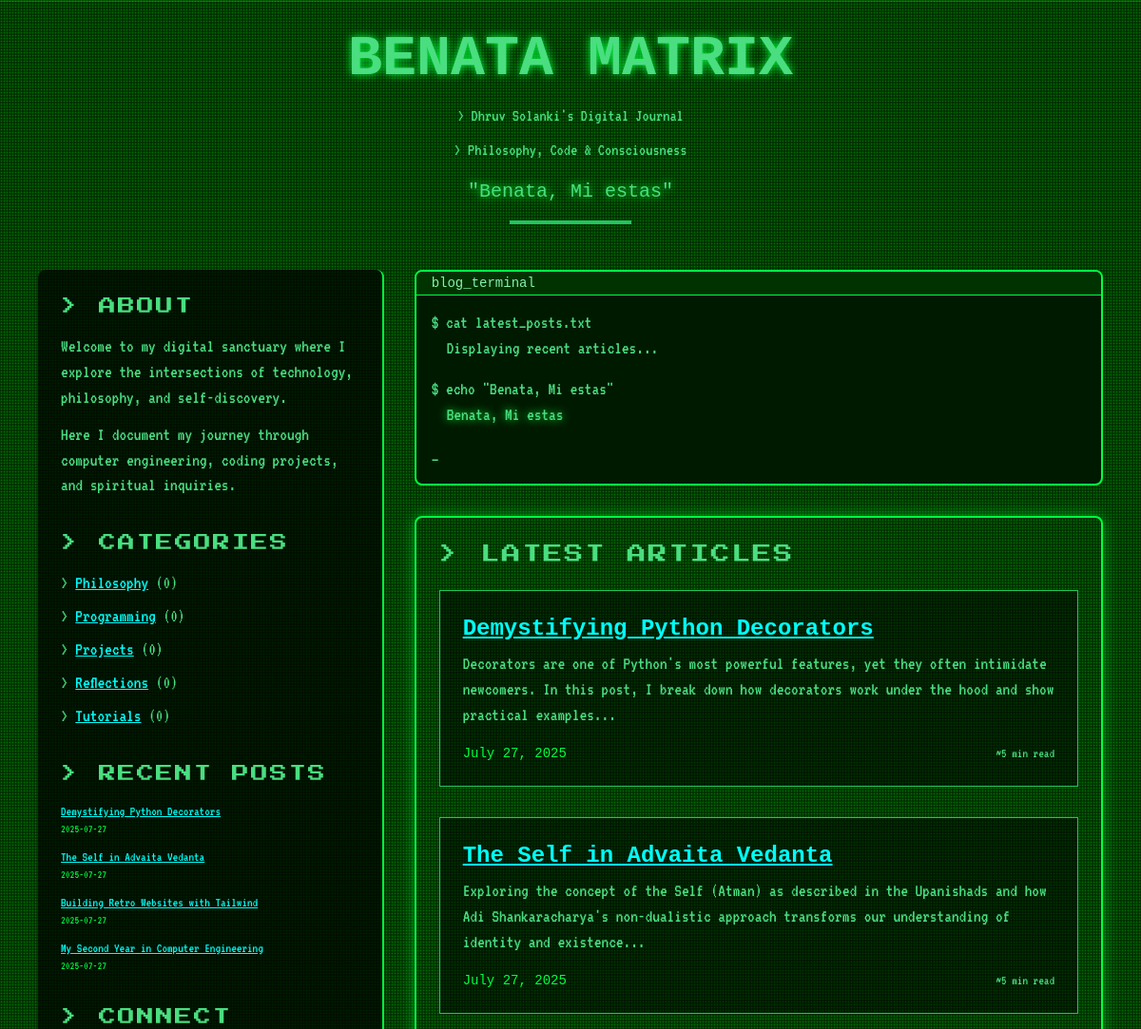
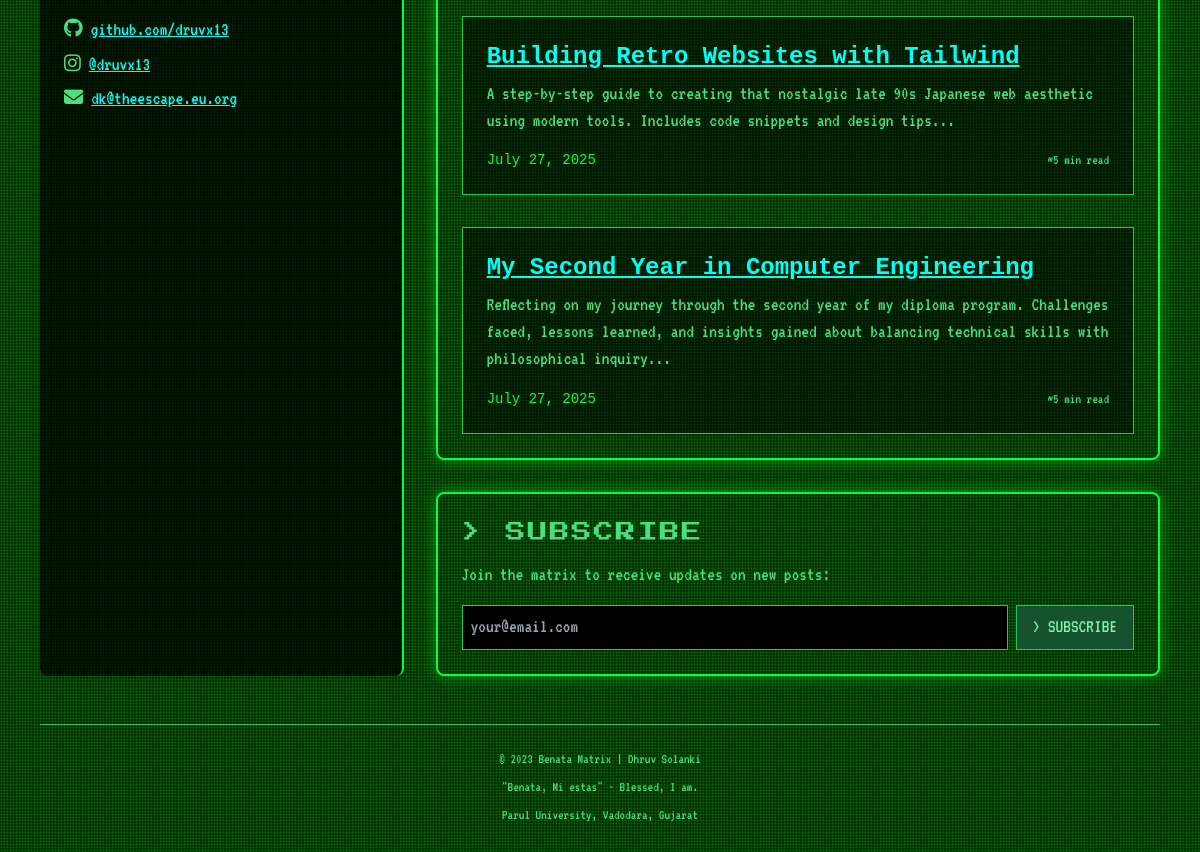
The page / on the database its author committed (2 pictures, top to bottom).
### tables this page shows
CREATE TABLE posts (
    id INT AUTO_INCREMENT PRIMARY KEY,
    title VARCHAR(255) NOT NULL,
    slug VARCHAR(255) UNIQUE NOT NULL,  
    content TEXT NOT NULL,
    excerpt TEXT,  
    created_at TIMESTAMP DEFAULT CURRENT_TIMESTAMP,
    updated_at TIMESTAMP DEFAULT CURRENT_TIMESTAMP ON UPDATE CURRENT_TIMESTAMP
);

### includes/functions.php (called while the page is built, shortened)
<?php
function get_all_posts($pdo, $limit = null, $offset = null) {
    $sql = "SELECT p.*, GROUP_CONCAT(c.name) as category_names FROM posts p LEFT JOIN post_categories pc ON p.id = pc.post_id LEFT JOIN categories c ON pc.category_id = c.id GROUP BY p.id ORDER BY p.created_at DESC";
    if ($limit !== null) {
        $sql .= " LIMIT :limit";
        if ($offset !== null) {
            $sql .= " OFFSET :offset";
        }
    }
    $stmt = $pdo->prepare($sql);
    if ($limit !== null) {
        $stmt->bindValue(':limit', (int)$limit, PDO::PARAM_INT);
        if ($offset !== null) {
            $stmt->bindValue(':offset', (int)$offset, PDO::PARAM_INT);
        }
    }
    $stmt->execute();
    return $stmt->fetchAll();
}
function get_recent_posts($pdo, $limit = 5) {
    $sql = "SELECT id, title, slug, created_at FROM posts ORDER BY created_at DESC LIMIT :limit";
    $stmt = $pdo->prepare($sql);
    $stmt->bindValue(':limit', (int)$limit, PDO::PARAM_INT);
    $stmt->execute();
    return $stmt->fetchAll();
}
function get_categories_with_count($pdo) {
    $sql = "SELECT c.name, c.slug, COUNT(pc.post_id) as post_count FROM categories c LEFT JOIN post_categories pc ON c.id = pc.category_id GROUP BY c.id ORDER BY c.name";
    $stmt = $pdo->query($sql);
    return $stmt->fetchAll();
}
function escape($html) {
    return htmlspecialchars($html, ENT_QUOTES | ENT_SUBSTITUTE, "UTF-8");
}
function count_all_posts($pdo) {
    $sql = "SELECT COUNT(*) FROM posts";
    $stmt = $pdo->query($sql);
    return (int)$stmt->fetchColumn();
}
?>

### index.php (the view, shortened to what this page needs)
<?php
require 'includes/db.php';
require 'includes/functions.php';
$posts_per_page = 4;
$total_posts = count_all_posts($pdo);
$current_page = isset($_GET['page']) ? (int)$_GET['page'] : 1;
$offset = ($current_page - 1) * $posts_per_page;
$posts = get_all_posts($pdo, $posts_per_page, $offset);
$recent_posts = get_recent_posts($pdo);
$categories = get_categories_with_count($pdo);
?>
<!DOCTYPE html>
<html lang="en">
<head>
    <script src="https://cdn.tailwindcss.com"></script>
    <link rel="stylesheet" href="https://cdnjs.cloudflare.com/ajax/libs/font-awesome/6.4.0/css/all.min.css">
    <link rel="stylesheet" href="style.css">
</head>
<body class="bg-black text-green-400 font-mono matrix-bg min-h-screen">
    <div class="container mx-auto px-4 py-8 max-w-6xl">
        <header class="text-center mb-12">
            <h1 class="text-4xl md:text-6xl font-bold mb-4 glow-text">BENATA MATRIX</h1>
            <div class="terminal-text text-lg mb-2">> Dhruv Solanki's Digital Journal</div>
            <div class="terminal-text text-lg mb-4">> Philosophy, Code & Consciousness</div>
            <div class="glow-text text-xl mb-4">"Benata, Mi estas"</div>
            <div class="w-32 h-1 bg-green-500 mx-auto mb-6"></div>
        </header>
        <div class="flex flex-col md:flex-row gap-8">
            <aside class="md:w-1/3 sidebar p-6 rounded-lg">
                <div class="mb-8">
                    <h2 class="retro-heading text-lg mb-4">> ABOUT</h2>
                    <div class="terminal-text space-y-3">
                        <p>Welcome to my digital sanctuary where I explore the intersections of technology, philosophy, and self-discovery.</p>
                        <p>Here I document my journey through computer engineering, coding projects, and spiritual inquiries.</p>
                    </div>
                </div>
                <div class="mb-8">
                    <h2 class="retro-heading text-lg mb-4">> CATEGORIES</h2>
                    <div class="terminal-text space-y-2">
                        <?php foreach ($categories as $category): ?>
                            <p>> <a href="#" class="retro-link"><?= escape($category['name']) ?></a> (<?= escape($category['post_count']) ?>)</p>
                        <?php endforeach; ?>
                    </div>
                </div>
                <div class="mb-8">
                    <h2 class="retro-heading text-lg mb-4">> RECENT POSTS</h2>
                    <div class="terminal-text space-y-3">
                        <?php foreach ($recent_posts as $post): ?>
                        <div>
                            <p class="text-sm"><a href="post.php?slug=<?= urlencode($post['slug']) ?>" class="retro-link"><?= escape($post['title']) ?></a></p>
                            <p class="text-xs post-date"><?= date('Y-m-d', strtotime($post['created_at'])) ?></p>
                        </div>
                        <?php endforeach; ?>
                    </div>
                </div>
                <div class="mb-8">
                    <h2 class="retro-heading text-lg mb-4">> CONNECT</h2>
                    <div class="terminal-text space-y-2">
                        <p><i class="fab fa-github mr-2"></i><a href="https://github.com/druvx13" class="retro-link">github.com/druvx13</a></p>
                        <p><i class="fab fa-instagram mr-2"></i><a href="#" class="retro-link">@druvx13</a></p>
                        <p><i class="fas fa-envelope mr-2"></i><a href="mailto:dk@theescape.eu.org" class="retro-link">dk@theescape.eu.org</a></p>
                    </div>
                </div>
            </aside>
            <main class="md:w-2/3 space-y-8">
                <div class="terminal-window rounded-lg overflow-hidden">
                    <div class="terminal-header flex items-center">
                        <div class="ml-4 text-green-300 text-sm">blog_terminal</div>
                    </div>
                    <div class="p-4 terminal-text">
                        <p>$ cat latest_posts.txt</p>
                        <p class="ml-4">Displaying recent articles...</p>
                        <p class="mt-4">$ echo "Benata, Mi estas"</p>
                        <p class="ml-4 glow-text">Benata, Mi estas</p>
                        <p class="mt-4 blink">_</p>
                    </div>
                </div>
                <div class="content-section p-6 rounded-lg">
                    <h2 class="retro-heading text-xl mb-6">> LATEST ARTICLES</h2>
                    <div class="space-y-8">
                        <?php foreach ($posts as $post): ?>
                        <article class="blog-post p-6 border border-green-500 bg-black/50">
                            <h3 class="text-2xl font-bold mb-2"><a href="post.php?slug=<?= urlencode($post['slug']) ?>" class="retro-link"><?= escape($post['title']) ?></a></h3>
                            <p class="terminal-text mb-4"><?= escape($post['excerpt']) ?></p>
                            <div class="flex justify-between items-center">
                                <span class="post-date text-sm"><?= date('F j, Y', strtotime($post['created_at'])) ?></span>
                                <span class="terminal-text text-sm">~5 min read</span>
                            </div>
                        </article>
                        <?php endforeach; ?>
                    </div>
                </div>
                <div class="content-section p-6 rounded-lg">
                    <h2 class="retro-heading text-xl mb-4">> SUBSCRIBE</h2>
                    <div class="terminal-text">
                        <p class="mb-4">Join the matrix to receive updates on new posts:</p>
                        <form method="post">
                            <div class="flex">
                                <input type="email" name="email" placeholder="your@email.com" class="flex-grow bg-black border border-green-500 p-2 mr-2" required>
                                <button type="submit" class="bg-green-900 text-green-300 px-4 py-2 border border-green-500 hover:bg-green-800">
                                    > SUBSCRIBE
                                </button>
                            </div>
                        </form>
                    </div>
                </div>
            </main>
        </div>
        <footer class="mt-12 text-center terminal-text text-sm">
            <div class="border-t border-green-500 pt-6">
                <p>© 2023 Benata Matrix | Dhruv Solanki</p>
                <p class="mt-2">"Benata, Mi estas" - Blessed, I am.</p>
                <p class="mt-2">Parul University, Vadodara, Gujarat</p>
            </div>
        </footer>
    </div>
</body>
</html>

### style.css (style rules this page uses)
.matrix-bg { background-color: #000; background-image: radial-gradient(rgba(0, 150, 0, 0.75), black 120%), repeating-linear-gradient(0deg, rgba(0, 0, 0, 0.15), rgba(0, 0, 0, 0.15) 1px, transparent 1px, transparent 2px), repeating-linear-gradient(90deg, rgba(0, 0, 0, 0.15), rgba(0, 0, 0, 0.15) 1px, transparent 1px, transparent 2px); background-size: 3px 3px; }
.terminal-text { font-family: 'VT323', monospace; font-size: 1.2rem; line-height: 1.4; }
.retro-heading { font-family: 'Press Start 2P', cursive; font-size: 1.5rem; text-transform: uppercase; letter-spacing: 2px; }
.blink { animation: blink-animation 1s steps(5, start) infinite; }
.sidebar { background: rgba(0, 0, 0, 0.7); border-right: 2px solid #00ff41; }
.content-section { border: 2px solid #00ff41; box-shadow: 0 0 15px rgba(0, 255, 65, 0.5); }
.terminal-window { background: #001a00; border: 2px solid #00ff41; }
.terminal-header { background: #003300; height: 25px; border-bottom: 1px solid #00ff41; }
.retro-link { color: #00fff9; text-decoration: underline; transition: all 0.3s; }
.glow-text { text-shadow: 0 0 10px #00ff41; }
.blog-post { transition: transform 0.3s; }
.post-date { color: #00ff41; }

### rows shown on the page
posts: title "Demystifying Python Decorators", created_at "2025-07-27", excerpt "Decorators are one of Python's most powerful features, yet they often intimidate newcomers. In this post, I break down how decorators work under the hood and show practical examples...", created_at "July 27, 2025"
posts: title "The Self in Advaita Vedanta", created_at "2025-07-27", excerpt "Exploring the concept of the Self (Atman) as described in the Upanishads and how Adi Shankaracharya's non-dualistic approach transforms our understanding of identity and existence...", created_at "July 27, 2025"
posts: title "Building Retro Websites with Tailwind", created_at "2025-07-27", excerpt "A step-by-step guide to creating that nostalgic late 90s Japanese web aesthetic using modern tools. Includes code snippets and design tips...", created_at "July 27, 2025"
posts: title "My Second Year in Computer Engineering", created_at "2025-07-27", excerpt "Reflecting on my journey through the second year of my diploma program. Challenges faced, lessons learned, and insights gained about balancing technical skills with philosophical inquiry...", created_at "July 27, 2025"

### other values the page prints
$category['name'] "Philosophy"
$category['post_count'] "0"
$category['name'] "Programming"
$category['name'] "Projects"
$category['name'] "Reflections"
$category['name'] "Tutorials"
